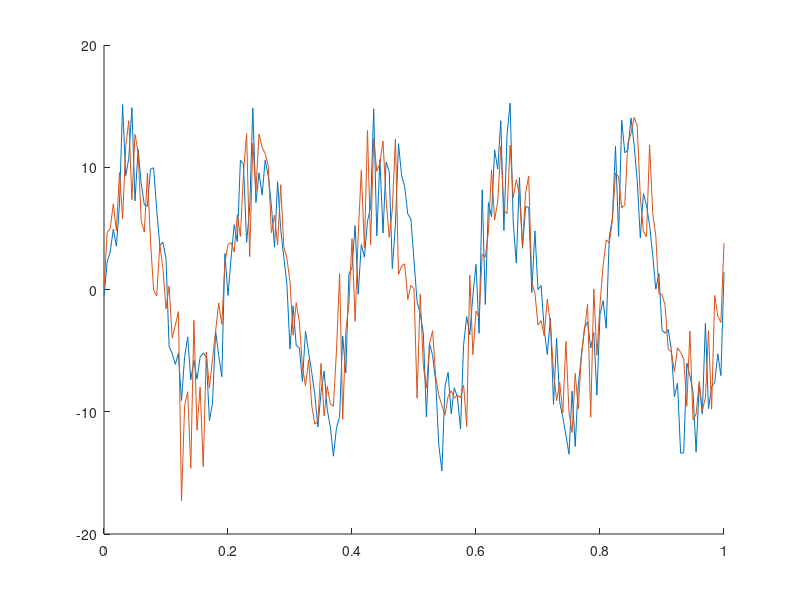

Reproduce this figure in MATLAB. (Note: this script raises an error after producing the figure.)
% Test agreement  between two time-series

% Generate two time-series
fs      = 200; % Sampling frequency (samples per second) 
dt      = 1/fs; % seconds per sample 
StopTime = 1; % seconds 
t = (0:dt:StopTime); % seconds 
Freq = 5; % Sine wave frequency (hertz) 

x = sin(2*pi*Freq*t)*10+randn(1,length(t))*3;
y = sin(2*pi*Freq*t)*10+randn(1,length(t))*3;

figure; hold on
plot(t, x);
plot(t, y)

dat = [x; y];   % N observers vs M samples


%% Test with kriAplha function
% x = 1:20;
% y = rand(1,20);

dat = [x; y];   % N observers vs M samples
tic
alpha = kriAlpha(dat, 'interval')
toc
%% New method
% TO DO:
% * Option to specify resolution
N = 100;        % Default in linspace

%% Find joint probability function over time
% Clean up this part. Naming is inconsitent and there are redundant parts.
kern_res = [dt*1, range(dat(:))/20];
      
% Get joint density function over time
gridx1 = linspace(min(dat(:)),max(dat(:)), N);   % Data axis. Evenly spaces mased on max/min of data
gridx2 = t;                                   % Time axis (copy from real data)
[x1,x2] = meshgrid(gridx1, gridx2);
x1 = x1(:);
x2 = x2(:);
xi = [x2 x1];

tmp = dat';
yz = tmp(:);
xz = repmat(t, 1, size(dat,1));
Xz = [xz', yz];
[f, xi1, kn] =  ksdensity(Xz,xi,'Bandwidth', kern_res, 'PlotFcn','contour');

% Get probabilities
pf = f/sum(f);
dM = reshape(pf,length(gridx2),length(gridx1))';

% Get marginal
[g, xi2] =  ksdensity(dat(:),gridx1,'Bandwidth', kern_res(2));

pg = g/(sum(g));
pgsum = sum(dM,2);

% Plot joint 
figure;
subplot(1,20,1:3); plot(pg,xi2); axis tight; hold on
plot(pgsum,xi2)
subplot(1,20,5:20); imagesc(gridx2,gridx1,dM); colorbar
set(gca,'YDir','normal')

%% Sandbox
% Loop over repetitions

delta = (x-y).^2;   % Error fun for interval data (Krippendorff, 2018)


for u = 1:size(dat,2)
    c = dat(1,u);
    k = dat(2,u);
    tu = t(u);
    du = delta(u);
    
    % Find density of observed values
    % c = 2
    % k = 5
    % u = 0.100

    P_c = interp1(gridx1, pg, c, 'spline');
    P_k = interp1(gridx1, pg, k, 'spline');

    Puc = interp2(gridx2, gridx1, dM, tu, c, 'spline');
    Puk = interp2(gridx2, gridx1, dM, tu, k, 'spline');

    Do(u) = (Puc+Puk)*delta(u);
    De(u) 

end



    
       
       